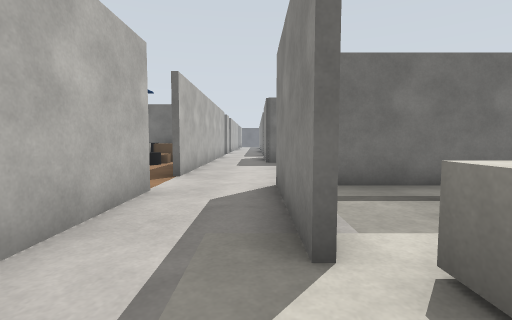
View 1 (above)

18 first-person views from a walk through a Gazebo world. The camera is 0.9 m above the floor, tilts 4° down and sees 85° across. The floor is counted in squares, 1 m on a side. Each view is taken from the middle of a square. On the plan, view 1 faces up. The plan holds only what a view shows up to about 11 squares ahead; the rest is blank. The place goes on beyond the plan.

View 2
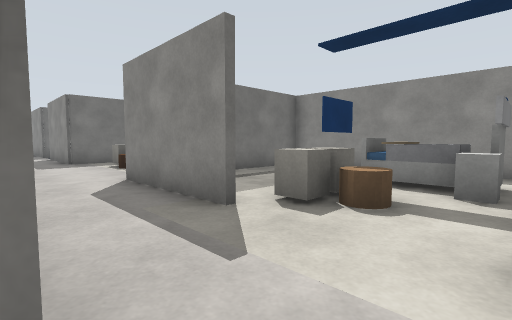

View 3
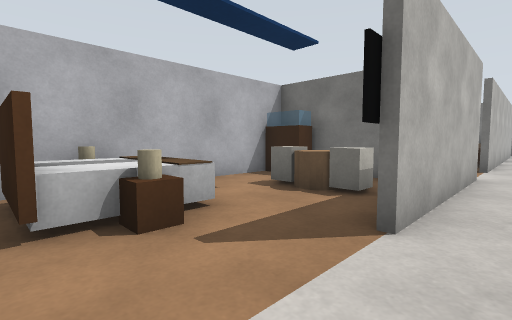

View 4
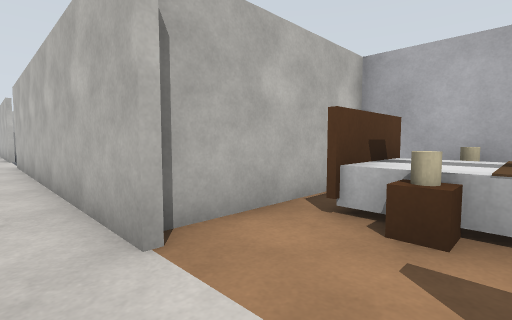

View 5
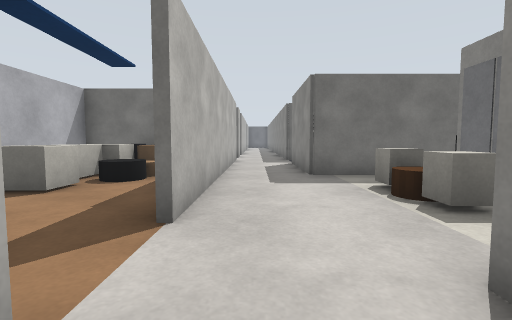

View 6
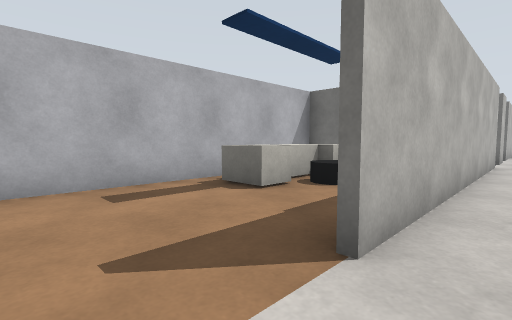

View 7
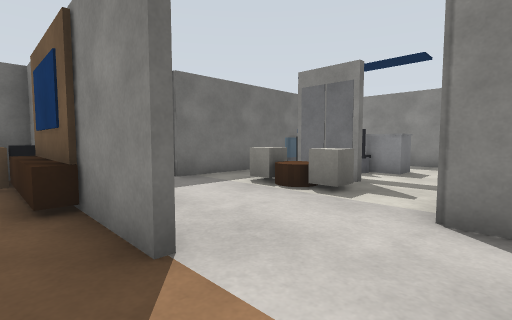

View 8
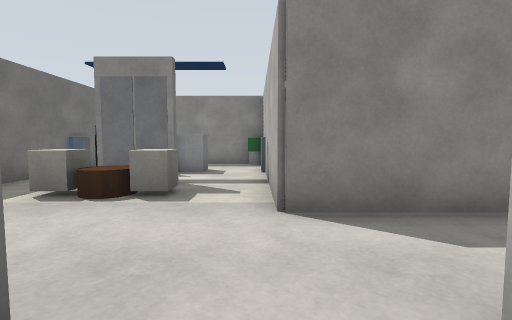

View 9
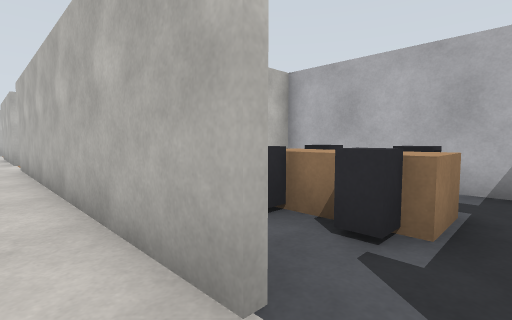

View 10
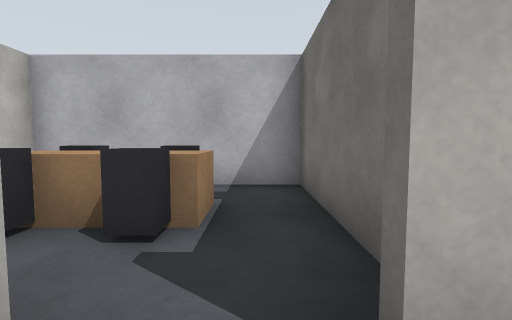

View 11
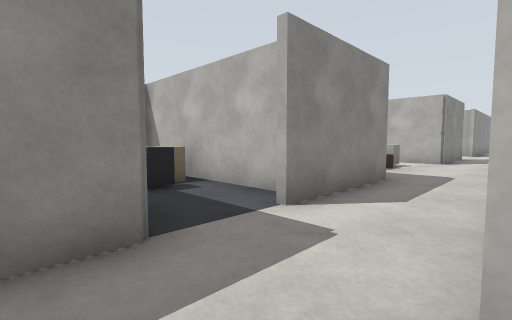

View 12
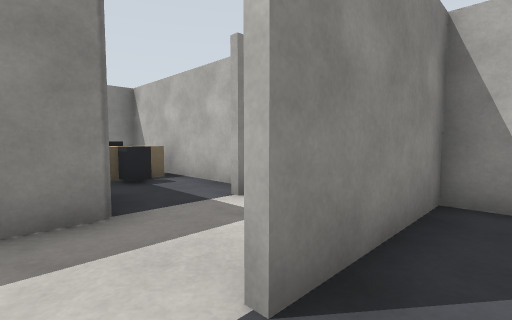

View 13
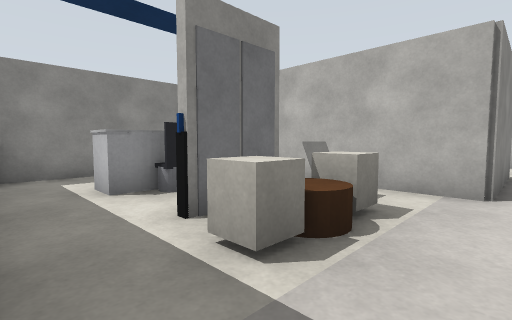

View 14
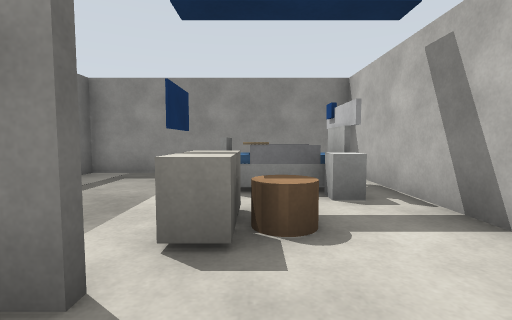

View 15
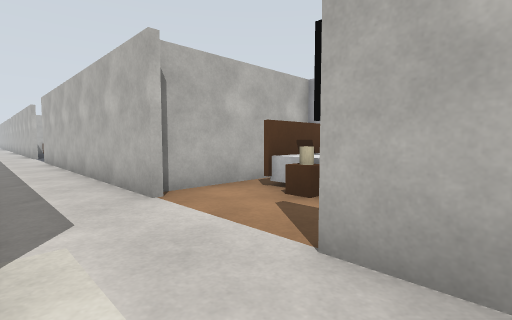

View 16
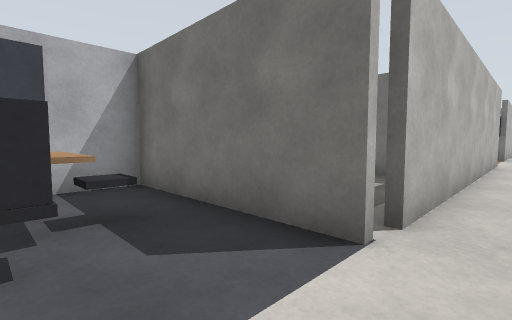

View 17
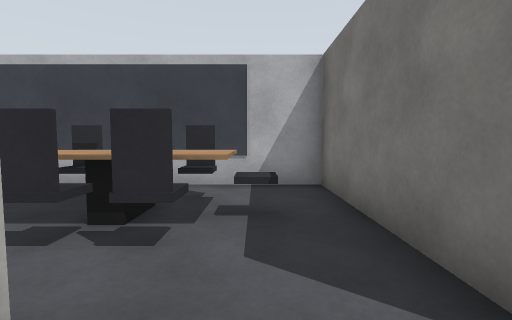

View 18
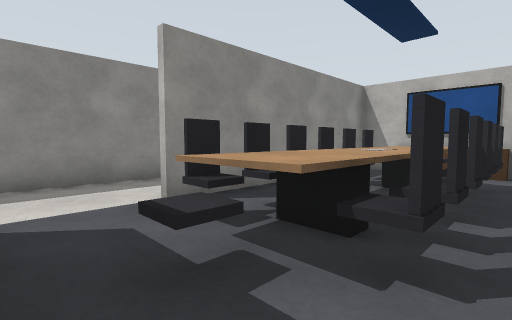

### Floor plan
Points are (right, up) in squares from view 1. A wall is a line through its corners. A room is listed if a view was taken in it or the views show most of it. See-through windows are left out.
Room 1 (views 1, 5, 6, 14, 15)
walls: (0.4, 1.9) (0.4, 5.7); (1.6, -1.5) (6.6, -1.5); (6.7, -1) (6.7, 5.5) (1.6, 5.5); (-1.9, 5.1) (-1.9, 0.4)
ways out: opening at (-1, -0.7) to room 2; opening at (-2, 5.5) to room 3; opening at (-1, 7) to room 3
objects: white box (1, 1); beige cylinder (2, 1); white box (2, 2); white box (3, 0); white box (4, -1); grey box (4, 0); other object (4, 1); TV (4, 2) to (5, 2); grey box (5, 0) to (5, 1)
Room 2 (views 2, 3, 4, 16, 17)
walls: (-1.9, -3.1) (-1.9, -13); (-3.6, 3.8) (-6.7, 3.8) (-6.7, -3.6) (-2.2, -3.6); (0.4, -17.2) (0.4, -14.2)
ways out: opening at (-1, -0.7) to room 1; opening at (-2, -14.5) to room 5
objects: brown box (-6, -3) to (-4, -3); beige cylinder (-6, -2); brown box (-6, -1) to (-4, -1); white box (-5, -2); white box (-5, 2); brown box (-4, -2); beige cylinder (-4, 1); white box (-4, 2) to (-3, 2); beige cylinder (-3, -2); TV (-2, 0)
Room 3 (views 7, 8, 11, 12, 13)
walls: (-1.9, 9.6) (-1.9, 6.9); (-2.1, 6.9) (-2.1, 9.2); (-2.1, 13.5) (-2.1, 17); (0.4, 5.7) (4.5, 5.7); (3.5, 11.3) (0.4, 11.3) (0.4, 15); (-1.9, 14.6) (-1.9, 11.4); (-5.4, 13.3) (-6.7, 13.3) (-6.7, 5.1); (6.2, 11.3) (5.4, 11.3); (6.2, 5.7) (7.8, 5.7) (7.8, 10.8); (-2.9, 18.9) (-6.7, 18.9) (-6.7, 13.5) (-5.9, 13.5)
ways out: opening at (-2, 5.5) to room 1; opening at (-1, 7) to room 1; opening at (-2, 17.5) to room 4; opening at (-1, 14) to room 4
objects: white box (-6, 9) to (-5, 10); white box (-6, 11) to (-5, 12); other object (-5, 12) to (-5, 13); dark grey box (-5, 15) to (-5, 16); dark grey box (-5, 17); black cylinder (-4, 10); beige cylinder (-4, 11); beige box (-4, 12) to (-3, 13); dark grey box (-4, 15) to (-4, 16); dark grey box (-4, 17); brown box (-3, 12); TV (-2, 10); beige box (-2, 11); dark grey box (-2, 13); white box (2, 8); white box (2, 9); door leaf (3, 8); door leaf (3, 9); black post (3, 10); dark grey box (4, 8); grey box (5, 6); grey cylinder (5, 8); other object (5, 9); grey box (5, 11); green cylinder (7, 6)
Room 4 (views 9, 10)
walls: (0.4, 16.9) (0.4, 18); (1.1, 14.3) (6.4, 14.3) (6.4, 15.1); (-1.9, 17.1) (-1.9, 14.6)
ways out: opening at (-2, 17.5) to room 3; opening at (-1, 14) to room 3
objects: dark grey box (3, 16); beige box (4, 15) to (4, 16); other object (5, 15) to (5, 16)
Room 5 (view 18)
walls: (-2, -13.7) (-6.7, -13.7) (-6.7, -18.5); (-2.1, -18.5) (-2.1, -16)
ways out: opening at (-2, -14.5) to room 2
objects: dark grey box (-6, -18); dark grey box (-6, -17); dark grey box (-6, -16); other object (-5, -18); dark grey box (-5, -17); dark grey box (-5, -16); dark grey box (-4, -17); dark grey box (-4, -16); dark grey box (-4, -15); dark grey box (-3, -18); dark grey box (-3, -17); dark grey box (-3, -16)

Where each view was taken, in squares from view 1:
view 1: 0 up, 0 right, facing up
view 2: 1 down, 2 left, facing up-right
view 3: 3 down, 1 left, facing up-left
view 4: 1 down, 1 left, facing down-left
view 5: 4 up, 1 left, facing up
view 6: 5 up, 1 left, facing up-left
view 7: 5 up, 3 left, facing up-right
view 8: 6 up, 3 left, facing right
view 9: 18 up, 1 left, facing down-left
view 10: 18 up, 1 left, facing left
view 11: 18 up, 2 left, facing down-right
view 12: 18 up, 3 left, facing down-right
view 13: 11 up, 0 right, facing down-right
view 14: 1 up, 1 left, facing right
view 15: 1 up, 0 right, facing down-left
view 16: 16 down, 1 left, facing up-left
view 17: 15 down, 1 left, facing left
view 18: 14 down, 6 left, facing down-right
